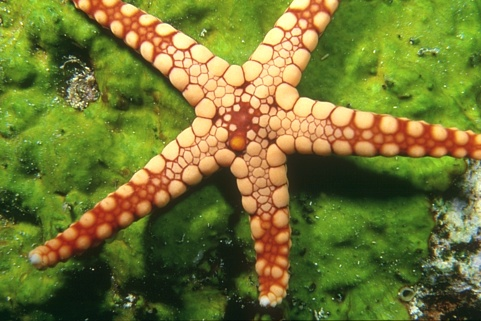
#> input picture Assignment2/Problem2/images/12003.jpg, 481 x 321 px
$ python test_pa2.py   (older library calls are emulated)
#> lines starting #> are read from the running program, lines starting #| are printed output that depends on the picture; long printed decimals are rounded
#> in demo, img is the input picture: PIL image 481x321 RGB; mean R, G, B 114.1, 118.7, 50.3
### Assignment2/Problem2/python/pa2.py
"""
Helper functions for programming assignment 2
"""
import numpy as np
def rgb2ycbcr(img):
    """
    It should work the same as Matlab's version
    img should be np.ndarray with dtype = uint8
    value range(img) = [0,255]
    """
    oriT = np.asarray([65.481, 128.553, 24.966, \
            -37.797, -74.203, 112, \
            112, -93.786, -18.214]).reshape((3,3),order='C')/255
    offset = [16, 128, 128]
    img = np.minimum(img, 255)
    resimg = np.zeros(img.shape,dtype=np.float64)
    for i in range(3):
        resimg[:,:,i] = img[:,:,0] * oriT[i,0] + img[:,:,1] * oriT[i,1] + \
          img[:,:,2] * oriT[i,2] + offset[i]
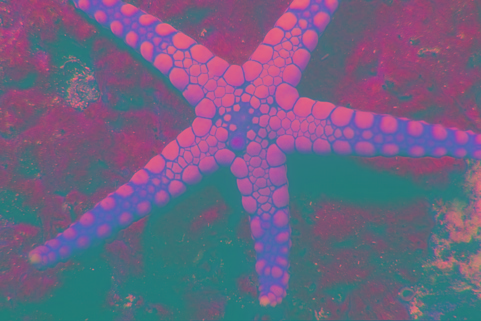
#> resimg: shape (321, 481, 3) float64; mean R, G, B 110.1, 98.6, 130.9
    resimg = np.round(resimg)
    return np.require(resimg,dtype=np.uint8)

# [20 lines left out: function colorsegms, not called in this run]

def getfeatures(img, stepsize, follow_matlab = True):
    """
    getfeatures - extract features from an image
     [X, L] = getfeatures(img, stepsize)
     INPUT
     img      - the image   [type = np.ndarray or Image]
     stepsize - window stepsize
     OUTPUT
      X   - the features: each column is a feature vector  [type = np.ndarray]
      L   - dictionary containing location information of each feature
    """
    winsize = 7 # ensure it is an odd number
    if stepsize > winsize:
        raise Exception('stepsize larger than window size')
    img = np.asarray(img)
    if img.dtype!= np.uint8 or len(img.shape) != 3:
        raise Exception('only uint8 image color are supported')
    yimg = np.require(rgb2ycbcr(img), dtype=np.float64)
    sy,sx, sc = img.shape
#> sy = 321; sx = 481; sc = 3
    offset = np.floor((winsize-1)/2)
    rangex = range(0, (sx-winsize+1) , stepsize)
    rangey = range(0, (sy-winsize+1) , stepsize)
    win_max = winsize
    X = np.zeros((4, len(rangex) * len(rangey)), dtype=np.float64);
    i = 0
    # to compesate the fact that python is 0-index
    py2mat_constant = 1 if follow_matlab else 0
    for x in rangex:
        for y in rangey:
            myIu = yimg[y:y+win_max,x:x+win_max,1]
            myIv = yimg[y:y+win_max,x:x+win_max,2]
            X[:,i] = [np.mean(myIu.flatten()), \
                      np.mean(myIv.flatten()), \
                      y + offset + py2mat_constant, \
                      x + offset + py2mat_constant
                      ]
            i = i + 1
#> after the loop, i = 3060
    L = {'rangex':rangex, 'rangey':rangey, 'offset':offset, 'sx':sx, 'sy':sy, \
         'stepsize':stepsize, 'winsize':winsize, 'follow_matlab':follow_matlab}
    return X, L

# [37 lines left out: function labels2seg, not called in this run]

### Assignment2/Problem1/P1_function.py
__author__ = 'gaobrook'
import matplotlib.pyplot as plt
from numpy import *
from numpy.linalg import *
import math as math
from random import *

# [7 lines left out: function TextConvertToMix, not called in this run]

def ListToArray(list):               # convert list to array
    arr = array([list], dtype=float)
    return arr

# [77 lines left out: functions RandomMju, RandomSIGMA, MultiGaussian, PlotCluster, not called in this run]

### Assignment2/Problem1/Mean_shift.py
__author__ = 'gaobrook'
from P1_function import *


def Peak_MeanShift(X, d, N, h, maxRound, limitation):
    I = eye(d)
    SIMGA = pow(h, 2)*I
    X = transpose(X)
    for n in range(N):
        x_t = transpose(array([X[n]]))
        sum = 0
        array_sum = zeros((d, 1))
        for t in range(maxRound):
            for i in range(N):
                x_i = transpose(array([X[i]]))
                gauss = MultiGaussian(x_i, x_t, SIMGA, d)
                sum += gauss
                array_sum += x_i*gauss
            x_t = array_sum/sum
            if(t != 0):
                sub = abs(x_t - x_last) < limitation
                T = array([[True], [True]])
                res = any(sub == T)
                if(res):
                    print 'Iterate t='+str(t)
                    break
            x_last = x_t
            print 'N = '+str(n)+', Round ='+str(t)+" :"
            print x_t
            print "           "
        if(n == 0):
            X_peak = x_t
        else:
            X_peak = hstack((X_peak, x_t))

    return X_peak

# [55 lines left out: functions Clustering_MeanShift, PlotCluster_MeanShift, not called in this run]

### Assignment2/Problem2/python/test_pa2.py
# CS5487 demo script for Programming Assignment 2
#
# The script has been tested with python 2.7.6
#
# It requires the following modules:
#   numpy 1.8.1
#   matplotlib v1.3.1
#   scipy 0.14.0
#   Image (python image library)

import pa2
import numpy as np
import pylab as pl
import scipy.io as sio
from PIL import Image
from Assignment2.Problem1.K_means import *
from Assignment2.Problem1.EM import *
from Assignment2.Problem1.Mean_shift import *
from Assignment2.Problem1.P1_function import *

#import Image
def demo():
    import scipy.cluster.vq as vq

    ## load and show image
    img = Image.open('../images/12003.jpg')
    pl.subplot(1, 3, 1)
    pl.imshow(img)

    ## extract features from image (step size = 7)
    X, L = pa2.getfeatures(img, 7)
#> L = 8 items


    ## Call kmeans function in scipy.  You need to write this yourself!
   # C,Y = vq.kmeans2(vq.whiten(X.T), 2, iter=1000, minit='random')

    d = 4
    K = 4
    N = X.shape[1]
#> N = 3060
    Mju = RandomMju(150, 155, K, d)
    # [15 lines of commented-out code are left out]
    h = 45

    maxRound = 30
    limitation = 0.00001
    cluster_gap = 8
    X_peak = Peak_MeanShift(X, d, N, h, maxRound, limitation)
#> the loop in Peak_MeanShift, `for n in range(N):` made 1 pass
#| [[ 87.167]
#|  [122.961]
#|  [ 37.849]
#|  [ 36.735]]
    cluster = Clustering_MeanShift(X, X_peak, N, d, cluster_gap)
    Y = cluster[1]
    ##########################


    # Use matlab 1-index labeling

    # make segmentation image from labels
    segm = pa2.labels2seg(Y, L)
    pl.subplot(1, 3, 2)
    pl.imshow(segm)

    # color the segmentation image
    csegm = pa2.colorsegms(segm, img)
    picname ="seastar"
    title = "Menshift, h="+str(h)
    pl.title(title)
    pl.subplot(1, 3, 3)
    pl.imshow(csegm)
    pl.savefig('/Users/gaobrook/Desktop/Clustering/problem2/'+title+'_'+picname+'.png', dpi=200)
    pl.show()

def main():
    demo()
if __name__ == '__main__':
#> (the run stopped early here; a loop or call above may not have finished)

$ run again, with Assignment2/Problem2/images/101087.jpg copied over Assignment2/Problem2/images/12003.jpg
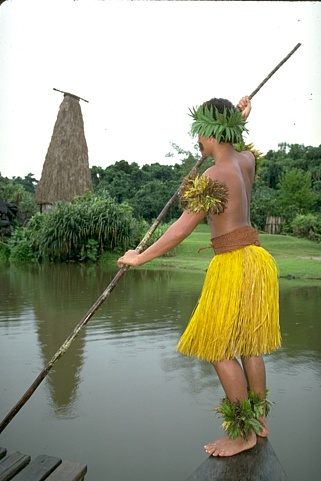
#> input picture Assignment2/Problem2/images/101087.jpg, 321 x 481 px
#> in demo, img is the input picture: PIL image 321x481 RGB; mean R, G, B 153, 156.2, 133.6
#> after the loop in rgb2ycbcr, `for i in range(3):`:
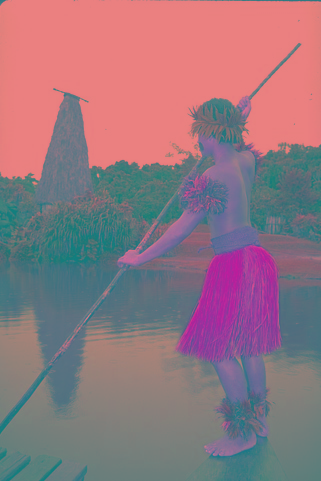
#> resimg: shape (481, 321, 3) float64; mean R, G, B 147.1, 118.5, 128.2
#> after the loop in getfeatures, `for x in rangex:`: i = 3060
#> L = 8 items
#> the loop in Peak_MeanShift, `for n in range(N):` made 1 pass
#> (printed output is left out)

$ run again, with Assignment2/Problem2/images/117054.jpg copied over Assignment2/Problem2/images/12003.jpg
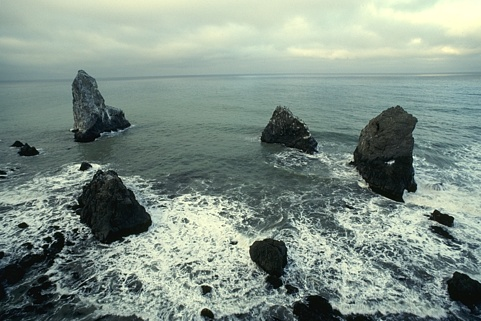
#> input picture Assignment2/Problem2/images/117054.jpg, 481 x 321 px
#> in demo, img is the input picture: PIL image 481x321 RGB; mean R, G, B 128.6, 144.9, 135.1
#> after the loop in rgb2ycbcr, `for i in range(3):`:
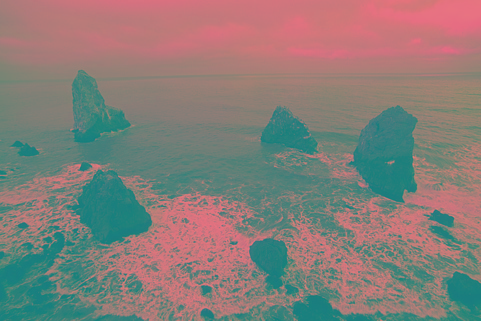
#> resimg: shape (321, 481, 3) float64; mean R, G, B 135.3, 126.1, 121.5
#> after the loop in getfeatures, `for x in rangex:`: i = 3060
#> L = 8 items
#> the loop in Peak_MeanShift, `for n in range(N):` made 1 pass
#> (printed output is left out)

$ run again, with Assignment2/Problem2/images/187029.jpg copied over Assignment2/Problem2/images/12003.jpg
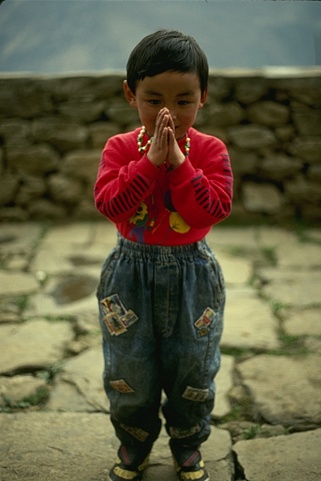
#> input picture Assignment2/Problem2/images/187029.jpg, 321 x 481 px
#> in demo, img is the input picture: PIL image 321x481 RGB; mean R, G, B 98.2, 91.7, 67
#> after the loop in rgb2ycbcr, `for i in range(3):`:
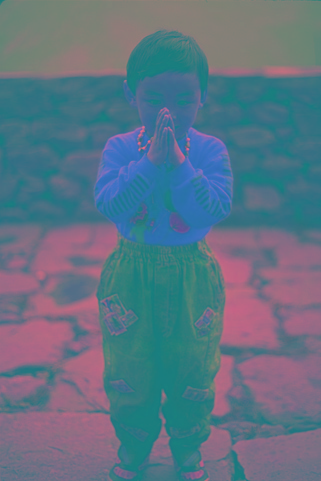
#> resimg: shape (481, 321, 3) float64; mean R, G, B 94, 116.2, 132.6
#> after the loop in getfeatures, `for x in rangex:`: i = 3060
#> L = 8 items
#> the loop in Peak_MeanShift, `for n in range(N):` made 1 pass
#> (printed output is left out)
